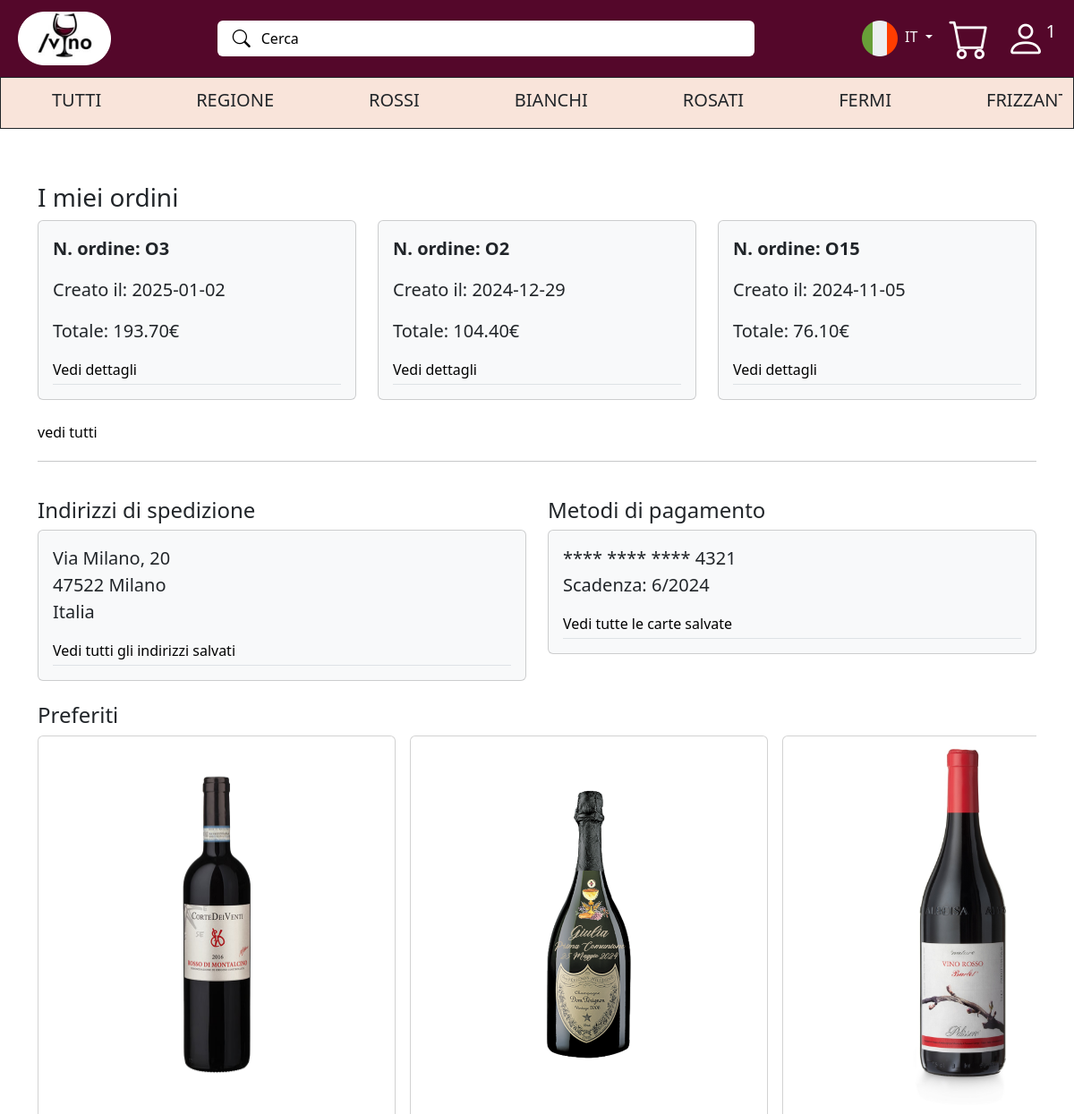
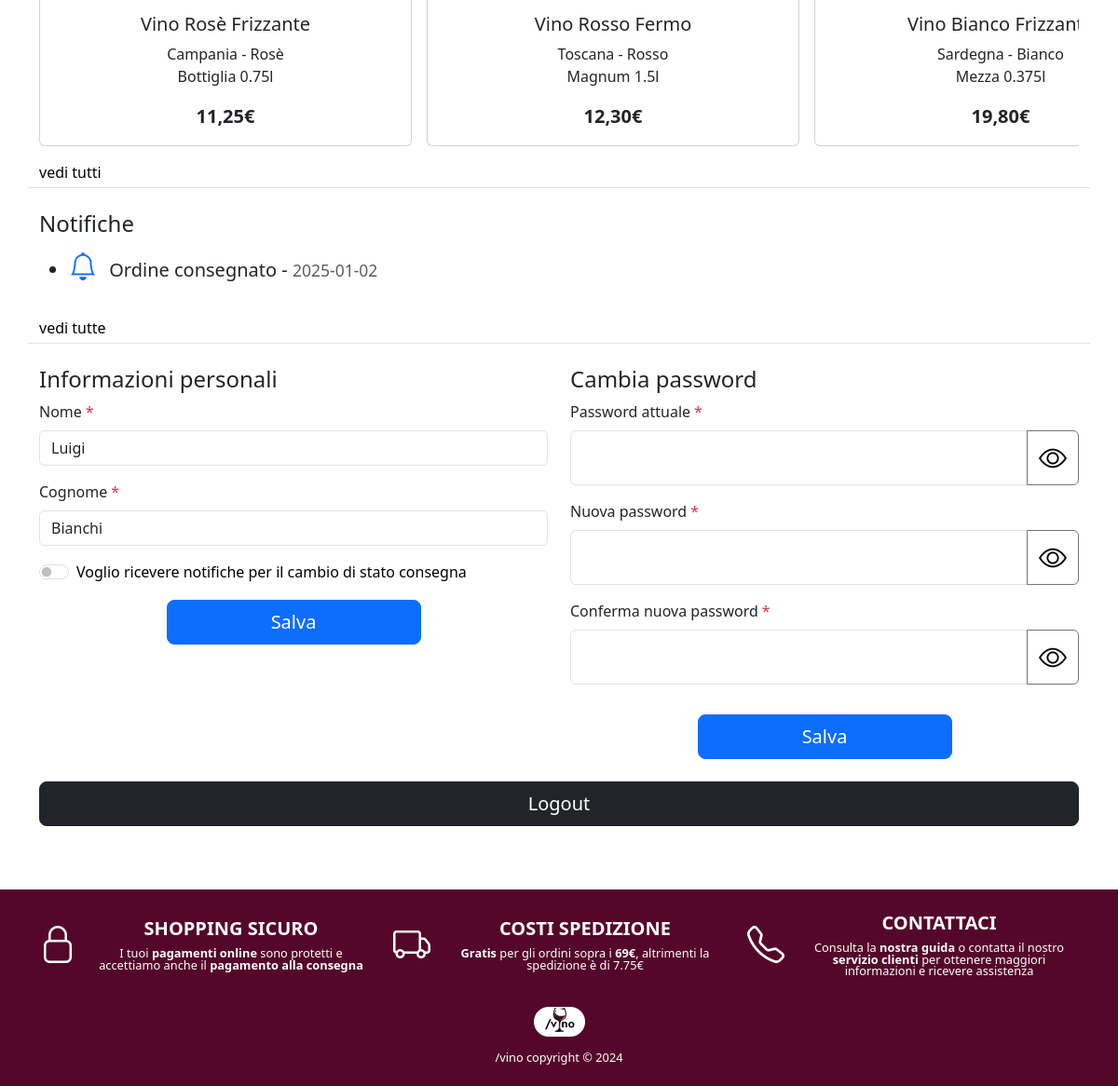
The app's page /utente.php (signed in) with its own data (2 pictures, top to bottom).
### tables this page shows
create table ORDINE (
     ID_Ordine varchar(10) not null,
     Data date not null,
     Stato numeric(1) not null,
     ID_Metodo varchar(10) not null,
     Email varchar(100) not null,
     ID_Indirizzo varchar(10) not null,
     primary key (ID_Ordine));

create table INDIRIZZO (
     ID_Indirizzo varchar(10) not null,
     Via varchar(50) not null,
     Numero_Civico varchar(10) not null,
     CAP numeric(10) not null,
     Citta varchar(25) not null,
     Paese varchar(25) not null,
     Email varchar(100) not null,
     primary key (ID_Indirizzo));

create table METODO_PAGAMENTO (
     ID_Metodo varchar(10) not null,
     Numero_Carta numeric(16) not null,
     mese_scadenza numeric(2) not null,
     anno_scadenza numeric(4) not null,
     Email varchar(100) not null,
     primary key (ID_Metodo));

create table PRODOTTO (
     ID_Prodotto varchar(10) not null,
     Prezzo float(10) not null,
     Quantita_Magazzino numeric(10) not null,
     Foto text not null,
     Nascosto char,
     primary key (ID_Prodotto));

create table TESTO_NOTIFICA (
     ID_Testo varchar(10) not null,
     Lingua numeric(1) not null,
     Titolo varchar(50) not null,
     Testo varchar(200) not null,
     ID_NOTIFICA varchar(10) not null,
     primary key (ID_Testo));

create table NOTIFICA (
     ID_NOTIFICA varchar(10) not null,
     Data date not null,
     Visualizzato char not null,
     Email varchar(100) not null,
     primary key (ID_NOTIFICA));

### template/utente-template.php (the view, shortened to what the rows shown need)
<div class="container mt-4 mb-5 d-none d-md-block">
  <div class="row mb-4">
    <?php if (count($templateParams["orders"]) > 0): ?>
      <?php
      $maxOrdersToShow = 3;
      $ordersToShow = array_slice($templateParams["orders"], 0, $maxOrdersToShow);
      ?>
      <?php foreach ($ordersToShow as $order): ?>
        <div class="col-md-4">
          <div class="card p-3 bg-light">
            <p class="fw-bold">N. ordine: <?php echo htmlspecialchars($order["ID_Ordine"]); ?></p>
            <p><?php echo $linguaAttuale == "en" ? "Created on" : "Creato il"; ?>: <?php echo htmlspecialchars($order["Data"]); ?></p>
            <p><?php echo $linguaAttuale == "en" ? "Total" : "Totale"; ?>: <?php echo number_format($order["Totale"], 2); ?>€</p>
            <a href="#" class="text-decoration-none border-bottom pb-1"
              data-bs-toggle="modal"
              data-bs-target="#orderDetailsModal"
              data-order-id="<?php echo htmlspecialchars($order["ID_Ordine"]); ?>">
              <?php echo $linguaAttuale == "en" ? "See details" : "Vedi dettagli"; ?>
            </a>
          </div>
        </div>
      <?php endforeach; ?>
    <?php endif; ?>
  </div>
  <div class="row mb-4">
    <div class="col-md-6">
      <div class="card p-3 bg-light card-spacing">
        <?php if (!empty($templateParams["addresses"])): ?>
          <?php
          $firstAddress = $templateParams["addresses"][0];
          ?>
          <p>
            <?php echo htmlspecialchars($firstAddress["Via"]) . ", " . htmlspecialchars($firstAddress["Numero_Civico"]); ?><br />
            <?php echo htmlspecialchars($firstAddress["CAP"]) . " " . htmlspecialchars($firstAddress["Citta"]); ?><br />
            <?php echo htmlspecialchars($firstAddress["Paese"]); ?>
          </p>
        <?php else: ?>
          <p><?php echo $linguaAttuale == "en" ? "No saved addresses." : "Nessun indirizzo salvato."; ?></p>
        <?php endif; ?>
        <a href="#" class="text-decoration-none border-bottom pb-1" data-bs-toggle="modal" data-bs-target=".address-modal">
          <?php echo $linguaAttuale == "en" ? "See all your addresses" : "Vedi tutti gli indirizzi salvati"; ?>
        </a>
      </div>
    </div>
    <div class="col-md-6">
      <div class="card p-3 bg-light card-spacing">
        <?php if (!empty($templateParams["paymentMethods"])): ?>
          <?php
          $firstCard = $templateParams["paymentMethods"][0];
          ?>
          <p>
            **** **** **** <?php echo substr(htmlspecialchars($firstCard["Numero_Carta"]), -4); ?><br />
            <?php echo $linguaAttuale == "en" ? "Expiration:" : "Scadenza:"; ?>
            <?php echo htmlspecialchars($firstCard["mese_scadenza"]) . "/" . htmlspecialchars($firstCard["anno_scadenza"]); ?>
          </p>
        <?php else: ?>
          <p><?php echo $linguaAttuale == "en" ? "No saved payment methods." : "Nessun metodo di pagamento salvato."; ?></p>
        <?php endif; ?>
        <a href="#" class="text-decoration-none border-bottom pb-1" data-bs-toggle="modal" data-bs-target="#paymentModal">
          <?php echo $linguaAttuale == "en" ? "See all your credit cards" : "Vedi tutte le carte salvate"; ?>
        </a>
      </div>
    </div>
  </div>
  <div class="row mb-4">
    <div class="col-12">
      <div class="d-flex overflow-auto gap-3">
      <?php if($_SESSION["nPrefs"] != 0): ?>
        <?php for ($i = 0; $i < min(3, count($prefs)); $i++): ?>
          <?php $vino = $prefs[$i]; ?>
          <div class="flex-shrink-0">
            <a href="prodotto.php?id=<?php echo htmlspecialchars($vino['ID_Prodotto']); ?>" class="text-decoration-none">
              <div class="card h-100 text-center">
                <img alt="ImmagineVino" src="<?php echo "resources/img/".htmlspecialchars($vino['Foto'] ?? 'vino_generic.jpg'); ?>" alt="<?php echo htmlspecialchars($vino['Titolo_Prodotto']); ?>" />
                <div class="card-body">
                  <h5 class="card-title">
                    <?php echo htmlspecialchars($vino['Titolo_Prodotto']); ?>
                  </h5>
                  <p class="fs-6 mb-0">
                    <?php echo htmlspecialchars($vino['Provenienza'])." - ".htmlspecialchars($vino['Tonalita']); ?>
                  </p>
                  <p class="fs-6">
                    <?php echo htmlspecialchars($vino['Capacita_Bottiglia']); ?>
                  </p>
                  <p class="card-text fw-bold">
                    <?php echo number_format($vino['Prezzo'], 2, ',', '.')."€"; ?>
                  </p>
                </div>
              </div>
            </a>
          </div>
        <?php endfor; ?>
          <?php else: ?>
            <p><?php echo $linguaAttuale == "en" ? "currently, you have no favorites" : "attualmente non hai preferiti" ?></p>
        <?php endif; ?>
      </div>
    </div>
  </div>
  <div class="row mb-4">
    <div class="col-12">
      <ul class="notifications-list">
      <?php $lastNotifications = $db->getUltimeDueNotifiche($linguaAttuale === "it" ? 1 : 2, $_SESSION["email"]) ?>
      <?php if(!empty($lastNotifications)): ?>
      <?php foreach ($lastNotifications as $notifica): ?>
        <li>
          <span class="bi bi-bell text-primary me-2" role="img" aria-label="icona campanella"></span>
          <?php echo $notifica["Titolo"] ?> - <small class="text-muted"><?php echo $notifica["Data"] ?></small>
        </li>
        <?php endforeach; ?>
        <?php else: ?>
          <p> <?php echo $linguaAttuale == "en" ? "Currently, you have no notifications to read" : "Attualmente non hai notifiche da leggere" ?> </p>
        <?php endif; ?>
      </ul>
    </div>
  </div>
</div>

### records on screen
ordine: ID_Ordine "O3", Data "2025-01-02", Totale "193.70"
ordine: ID_Ordine "O2", Data "2024-12-29", Totale "104.40"
ordine: ID_Ordine "O15", Data "2024-11-05", Totale "76.10"
indirizzo: Via "Via Milano", Numero_Civico "20", CAP "47522", Citta "Milano", Paese "Italia"
metodo_pagamento: Numero_Carta "4321", mese_scadenza "6", anno_scadenza "2024"
prodotto: Foto (picture), Titolo_Prodotto "Vino Rosè Frizzante", Provenienza "Campania", Tonalita "Rosè", Capacita_Bottiglia "Bottiglia 0.75l", Prezzo "11,25"
prodotto: Foto (picture), Titolo_Prodotto "Vino Rosso Fermo", Provenienza "Toscana", Tonalita "Rosso", Capacita_Bottiglia "Magnum 1.5l", Prezzo "12,30"
prodotto: Foto (picture), Titolo_Prodotto "Vino Bianco…", Provenienza "Sardegna", Tonalita "Bianco", Capacita_Bottiglia "Mezza 0.375l", Prezzo "19,80"
testo_notifica: Titolo "Ordine consegnato", ID_NOTIFICA.Data "2025-01-02"

### other values on screen
$nNotifications[0]["COUNT(ID_NOTIFICA)"] "1"
